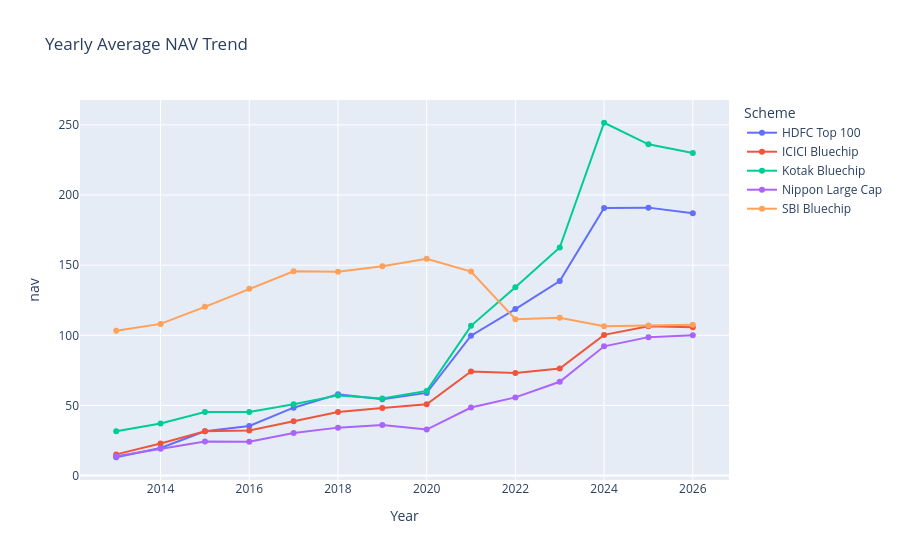

Notebook code cell kept with this figure:
### Markdown cell above
Most schemes show a gradual increase in average monthly NAV over time.

### Code cell
all_nav["Year"] = all_nav["date"].dt.year

yearly = all_nav.groupby(["Year", "Scheme"])["nav"].mean().reset_index()

fig = px.line(
    yearly,
    x="Year",
    y="nav",
    color="Scheme",
    markers=True,
    title="Yearly Average NAV Trend"
)

fig.show()

### Figure 1 — Plotly figure (JSON) as saved in the notebook; plotly's stock layout.template omitted (floating-point values rounded to 4 significant figures)
{"data": [{"hovertemplate": "Scheme=HDFC Top 100<br>Year=%{x}<br>nav=%{y}<extra></extra>", "legendgroup": "HDFC Top 100", "line": {"color": "#636efa", "dash": "solid"}, "marker": {"symbol": "circle"}, "mode": "lines+markers", "name": "HDFC Top 100", "orientation": "v", "showlegend": true, "type": "scatter", "x": [2013, 2014, 2015, 2016, 2017, 2018, 2019, 2020, 2021, 2022, 2023, 2024, 2025, 2026], "xaxis": "x", "y": [13.08, 19.68, 31.59, 35.35, 48.4, 58.04, 54.44, 58.97, 99.74, 118.7, 138.7, 190.7, 191.0, 187.0], "yaxis": "y"}, {"hovertemplate": "Scheme=ICICI Bluechip<br>Year=%{x}<br>nav=%{y}<extra></extra>", "legendgroup": "ICICI Bluechip", "line": {"color": "#EF553B", "dash": "solid"}, "marker": {"symbol": "circle"}, "mode": "lines+markers", "name": "ICICI Bluechip", "orientation": "v", "showlegend": true, "type": "scatter", "x": [2013, 2014, 2015, 2016, 2017, 2018, 2019, 2020, 2021, 2022, 2023, 2024, 2025, 2026], "xaxis": "x", "y": [15.1, 22.9, 31.58, 32.19, 38.69, 45.27, 48.24, 50.84, 74.16, 73.19, 76.29, 100.3, 106.4, 105.7], "yaxis": "y"}, {"hovertemplate": "Scheme=Kotak Bluechip<br>Year=%{x}<br>nav=%{y}<extra></extra>", "legendgroup": "Kotak Bluechip", "line": {"color": "#00cc96", "dash": "solid"}, "marker": {"symbol": "circle"}, "mode": "lines+markers", "name": "Kotak Bluechip", "orientation": "v", "showlegend": true, "type": "scatter", "x": [2013, 2014, 2015, 2016, 2017, 2018, 2019, 2020, 2021, 2022, 2023, 2024, 2025, 2026], "xaxis": "x", "y": [31.64, 37.13, 45.3, 45.39, 50.89, 57.18, 54.89, 60.38, 106.8, 134.2, 162.6, 251.5, 236.2, 230.0], "yaxis": "y"}, {"hovertemplate": "Scheme=Nippon Large Cap<br>Year=%{x}<br>nav=%{y}<extra></extra>", "legendgroup": "Nippon Large Cap", "line": {"color": "#ab63fa", "dash": "solid"}, "marker": {"symbol": "circle"}, "mode": "lines+markers", "name": "Nippon Large Cap", "orientation": "v", "showlegend": true, "type": "scatter", "x": [2013, 2014, 2015, 2016, 2017, 2018, 2019, 2020, 2021, 2022, 2023, 2024, 2025, 2026], "xaxis": "x", "y": [13.86, 19.09, 24.34, 24.11, 30.4, 34.19, 36.11, 32.78, 48.53, 55.75, 66.85, 92.14, 98.71, 100.1], "yaxis": "y"}, {"hovertemplate": "Scheme=SBI Bluechip<br>Year=%{x}<br>nav=%{y}<extra></extra>", "legendgroup": "SBI Bluechip", "line": {"color": "#FFA15A", "dash": "solid"}, "marker": {"symbol": "circle"}, "mode": "lines+markers", "name": "SBI Bluechip", "orientation": "v", "showlegend": true, "type": "scatter", "x": [2013, 2014, 2015, 2016, 2017, 2018, 2019, 2020, 2021, 2022, 2023, 2024, 2025, 2026], "xaxis": "x", "y": [103.3, 108.1, 120.3, 133.1, 145.6, 145.4, 149.2, 154.6, 145.4, 111.5, 112.4, 106.5, 107.1, 107.5], "yaxis": "y"}], "layout": {"legend": {"title": {"text": "Scheme"}, "tracegroupgap": 0}, "title": {"text": "Yearly Average NAV Trend"}, "xaxis": {"anchor": "y", "domain": [0, 1], "title": {"text": "Year"}}, "yaxis": {"anchor": "x", "domain": [0, 1], "title": {"text": "nav"}}}}
